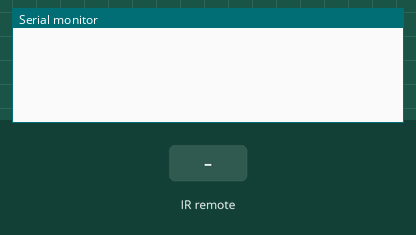
Simulated run of this sketch. Board: Arduino Uno, built with avr-gcc and run on an emulated ATmega328P. Shown: the last lines printed to the serial monitor. Inputs (shaded band) come from the test bench.

Above: at 1.2 s.
1.3 s: infrared code 0x6CD7C8 received
At 2.5 s:
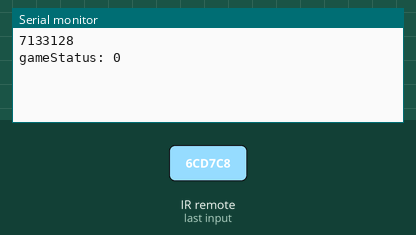
2.8 s: infrared code 0x342861 received
At 3.6 s:
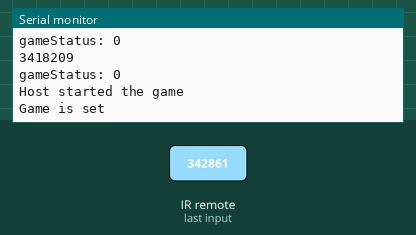
4.4 s: infrared code 0x2A6B28 received
At 5.1 s:
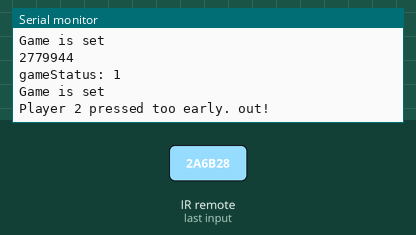
5.9 s: infrared code 0x342862 received
At 6.4 s:
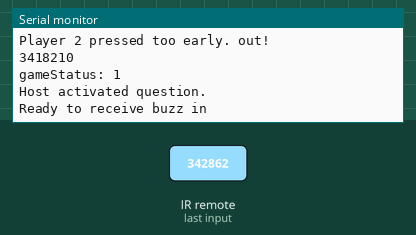
7.5 s: infrared code 0xB837C8 received
At 8.7 s:
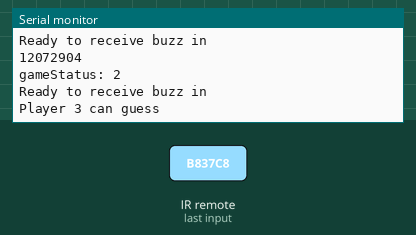
9.0 s: infrared code 0x342864 received
At 9.8 s:
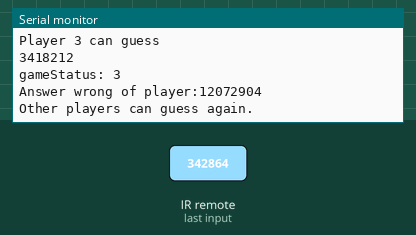
Timing chart, 0 to 11.6 s (numbered marks = the images above; inputs shaded):
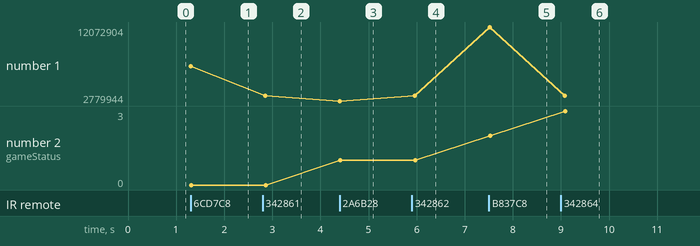

Measured:
- after the input at 1.3 s, the serial monitor: prints a new line at once (image 1)
- after the input at 2.8 s, the serial monitor: prints a new line after 0.05 s (image 2)
- after the input at 4.4 s, the serial monitor: prints a new line at once (image 3)
- after the input at 5.9 s, the serial monitor: prints a new line after 0.06 s (image 4)
- after the input at 7.5 s, the serial monitor: prints a new line at once (image 5)
- after the input at 9.0 s, the serial monitor: prints a new line after 0.08 s (image 6)
- plotted number 1: 7133128 → 3418209 after the input at 2.8 s, 3418209 → 2779944 after the input at 4.4 s, 2779944 → 3418210 after the input at 5.9 s, 3418210 → 12072904 after the input at 7.5 s, 12072904 → 3418212 after the input at 9.0 s
- plotted number 2: 0 → 1 after the input at 4.4 s, 1 → 2 after the input at 7.5 s

The sketch:

gameShow.ino
```cpp
//Start of script

#include <RCSwitch.h>

// Initialise 433MHz receiver
RCSwitch mySwitch = RCSwitch();
// Initialise script variables
long int button1=7133128;  // player 1
long int button2=2779944;  // player 2
long int button3=12072904; // player 3
long int button4=232232;   // player 4
long int buttonA=3418209;  // Host button A
long int buttonB=3418210;  // Host button B
long int buttonC=3418212;  // Host button C
long int buttonD=3418216;  // Host button D
long int gameStatus = 0;
long int disablePlayer1 = 0;
long int disablePlayer2 = 0;
long int disablePlayer3 = 0;
long int disablePlayer4 = 0;
long int playersTurn = 0;
long int playerName = "";
void setup() {
  // Zet de seriële communicatie op 9600 baud
  Serial.begin(9600);

  // Configureer de ontvanger
  mySwitch.enableReceive(0);
}

long int lookupPlayer(long int buttonID){
  if (buttonID==button1){
    Serial.println("Speler 1");
    return 'Speler 1';
  }
  if (buttonID==button2){
    Serial.println("Speler 2");
    return 'Speler 1';
  }
  if (buttonID==button3){
    Serial.println("Speler 3");
    return 'Speler 1';
  }
  if (buttonID==button4){
    Serial.println("Speler 4");
    return 'Speler 4';
  }
  return 'Onbekende speler';
}

void loop() {
  // Waiting for RF-signal
  while (mySwitch.available() == false) {
    delay(100); // delay of 100ms to prevent multiple signals
  }

  // Process signal received
  long int receivedValue = mySwitch.getReceivedValue();
  Serial.println(receivedValue);
  Serial.print("gameStatus: ");
  Serial.println(gameStatus);

  if(receivedValue==buttonA){
    Serial.println("Host started the game");
    gameStatus = 1;     // game is set
    // reset disable players
    disablePlayer1 = 0;
    disablePlayer2 = 0;
    disablePlayer3 = 0;
    disablePlayer4 = 0;
  }

  if(receivedValue==buttonB && gameStatus==1){
    Serial.println("Host activated question.");
    gameStatus = 2; // answer is set
  }


  if (gameStatus==2){
    Serial.println("Ready to receive buzz in");

    // Check for player buzz-in
    if(gameStatus==2 && receivedValue != buttonA && receivedValue != buttonB && receivedValue != buttonC && receivedValue != buttonD){
     if(receivedValue == button1 && disablePlayer1 !=1){
        playersTurn=button1;
        Serial.println("Player 1 can guess");
        gameStatus=3;
      }
      if(receivedValue == button2 && disablePlayer2 !=1){
        playersTurn=button2;
        Serial.println("Player 2 can guess");
        gameStatus=3;
      }
      if(receivedValue == button3 && disablePlayer3 !=1){
        playersTurn=button3;
        Serial.println("Player 3 can guess");
        gameStatus=3;
      }
      if(receivedValue == button4 && disablePlayer4 !=1){
        playersTurn=button4;
        Serial.println("Player 4 can guess");
        gameStatus=3;
      }
    }

  }


  if(gameStatus==1)  {
    Serial.println("Game is set");
    if(receivedValue==button1) {
      Serial.println("Player 1 pressed too early. out!");
      disablePlayer1=1;
    }
    if(receivedValue==button2) {
      Serial.println("Player 2 pressed too early. out!");
      disablePlayer2=1;
    }
    if(receivedValue==button3) {
      Serial.println("Player 3 pressed too early. out!");
      disablePlayer3=1;
    }
    if(receivedValue==button4) {
      Serial.println("Player 4 pressed too early. out!");
      disablePlayer4=1;
    }
  }
    if (receivedValue==buttonD && gameStatus==3){
      Serial.print("We've got a winner: ");
      Serial.println(playersTurn);
      long int winnersName = lookupPlayer(playersTurn);
      gameStatus=0;
    }
  if(receivedValue==buttonC && gameStatus==3){
    Serial.print("Answer wrong of player:");
    Serial.println(playersTurn);
    if (playersTurn==button1){disablePlayer1=1;}
    if (playersTurn==button2){disablePlayer2=1;}
    if (playersTurn==button3){disablePlayer3=1;}
    if (playersTurn==button4){disablePlayer4=1;}
    Serial.println("Other players can guess again.");
    gameStatus=2;
  }


  // Reset de ontvanger zodat deze klaar is om opnieuw te ontvangen
  mySwitch.resetAvailable();

  delay(50);

  // Schakel de ontvanger weer in om nieuwe signalen te ontvangen
  mySwitch.enableReceive(0);
}
```
